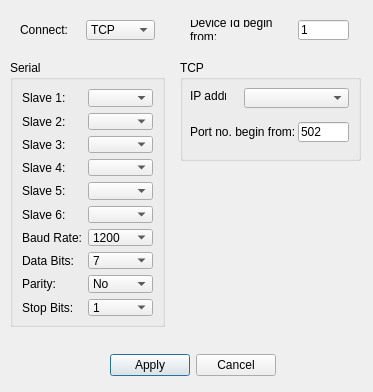
<?xml version="1.0" encoding="UTF-8"?>
<ui version="4.0">
 <class>SettingsDialog</class>
 <widget class="QDialog" name="SettingsDialog">
  <property name="windowModality">
   <enum>Qt::ApplicationModal</enum>
  </property>
  <property name="geometry">
   <rect>
    <x>0</x>
    <y>0</y>
    <width>373</width>
    <height>392</height>
   </rect>
  </property>
  <property name="sizePolicy">
   <sizepolicy hsizetype="Fixed" vsizetype="Fixed">
    <horstretch>0</horstretch>
    <verstretch>0</verstretch>
   </sizepolicy>
  </property>
  <property name="windowTitle">
   <string>Modbus Settings</string>
  </property>
  <property name="styleSheet">
   <string notr="true">font: 8pt &quot;Arial&quot;;</string>
  </property>
  <widget class="QGroupBox" name="groupBox">
   <property name="geometry">
    <rect>
     <x>10</x>
     <y>60</y>
     <width>155</width>
     <height>267</height>
    </rect>
   </property>
   <property name="styleSheet">
    <string notr="true">font: 8pt &quot;Arial&quot;;</string>
   </property>
   <property name="title">
    <string>Serial</string>
   </property>
   <layout class="QGridLayout" name="gridLayout_2">
    <item row="0" column="0">
     <widget class="QLabel" name="label_6">
      <property name="text">
       <string>Slave 1:</string>
      </property>
     </widget>
    </item>
    <item row="2" column="1">
     <widget class="QComboBox" name="comselCombo_3">
      <property name="enabled">
       <bool>true</bool>
      </property>
      <property name="styleSheet">
       <string notr="true">font: 8pt &quot;Arial&quot;;</string>
      </property>
      <property name="editable">
       <bool>false</bool>
      </property>
      <property name="currentText">
       <string/>
      </property>
     </widget>
    </item>
    <item row="15" column="1">
     <widget class="QComboBox" name="parityCombo">
      <property name="enabled">
       <bool>true</bool>
      </property>
      <property name="styleSheet">
       <string notr="true">font: 8pt &quot;Arial&quot;;</string>
      </property>
      <item>
       <property name="text">
        <string>No</string>
       </property>
      </item>
      <item>
       <property name="text">
        <string>Even</string>
       </property>
      </item>
      <item>
       <property name="text">
        <string>Odd</string>
       </property>
      </item>
     </widget>
    </item>
    <item row="0" column="1">
     <widget class="QComboBox" name="comselCombo_1">
      <property name="enabled">
       <bool>true</bool>
      </property>
      <property name="styleSheet">
       <string notr="true">font: 8pt &quot;Arial&quot;;</string>
      </property>
      <property name="editable">
       <bool>false</bool>
      </property>
      <property name="currentText">
       <string/>
      </property>
     </widget>
    </item>
    <item row="2" column="0">
     <widget class="QLabel" name="label_12">
      <property name="text">
       <string>Slave 3:</string>
      </property>
     </widget>
    </item>
    <item row="13" column="1">
     <widget class="QComboBox" name="baudCombo">
      <property name="enabled">
       <bool>true</bool>
      </property>
      <property name="styleSheet">
       <string notr="true">font: 8pt &quot;Arial&quot;;</string>
      </property>
      <item>
       <property name="text">
        <string>1200</string>
       </property>
      </item>
      <item>
       <property name="text">
        <string>2400</string>
       </property>
      </item>
      <item>
       <property name="text">
        <string>4800</string>
       </property>
      </item>
      <item>
       <property name="text">
        <string>9600</string>
       </property>
      </item>
      <item>
       <property name="text">
        <string>19200</string>
       </property>
      </item>
      <item>
       <property name="text">
        <string>38400</string>
       </property>
      </item>
      <item>
       <property name="text">
        <string>57600</string>
       </property>
      </item>
      <item>
       <property name="text">
        <string>115200</string>
       </property>
      </item>
     </widget>
    </item>
    <item row="1" column="1">
     <widget class="QComboBox" name="comselCombo_2">
      <property name="enabled">
       <bool>true</bool>
      </property>
      <property name="styleSheet">
       <string notr="true">font: 8pt &quot;Arial&quot;;</string>
      </property>
      <property name="editable">
       <bool>false</bool>
      </property>
      <property name="currentText">
       <string/>
      </property>
     </widget>
    </item>
    <item row="16" column="0">
     <widget class="QLabel" name="label_5">
      <property name="text">
       <string>Stop Bits:</string>
      </property>
     </widget>
    </item>
    <item row="3" column="1">
     <widget class="QComboBox" name="comselCombo_4">
      <property name="enabled">
       <bool>true</bool>
      </property>
      <property name="styleSheet">
       <string notr="true">font: 8pt &quot;Arial&quot;;</string>
      </property>
      <property name="editable">
       <bool>false</bool>
      </property>
      <property name="currentText">
       <string/>
      </property>
     </widget>
    </item>
    <item row="3" column="0">
     <widget class="QLabel" name="label_13">
      <property name="text">
       <string>Slave 4:</string>
      </property>
     </widget>
    </item>
    <item row="14" column="0">
     <widget class="QLabel" name="label_4">
      <property name="text">
       <string>Data Bits:</string>
      </property>
     </widget>
    </item>
    <item row="16" column="1">
     <widget class="QComboBox" name="stopBitsCombo">
      <property name="enabled">
       <bool>true</bool>
      </property>
      <property name="styleSheet">
       <string notr="true">font: 8pt &quot;Arial&quot;;</string>
      </property>
      <item>
       <property name="text">
        <string>1</string>
       </property>
      </item>
      <item>
       <property name="text">
        <string>2</string>
       </property>
      </item>
     </widget>
    </item>
    <item row="13" column="0">
     <widget class="QLabel" name="label_3">
      <property name="text">
       <string>Baud Rate:</string>
      </property>
     </widget>
    </item>
    <item row="1" column="0">
     <widget class="QLabel" name="label_11">
      <property name="text">
       <string>Slave 2:</string>
      </property>
     </widget>
    </item>
    <item row="5" column="1">
     <widget class="QComboBox" name="comselCombo_5">
      <property name="enabled">
       <bool>true</bool>
      </property>
      <property name="styleSheet">
       <string notr="true">font: 8pt &quot;Arial&quot;;</string>
      </property>
      <property name="editable">
       <bool>false</bool>
      </property>
      <property name="currentText">
       <string/>
      </property>
     </widget>
    </item>
    <item row="8" column="1">
     <widget class="QComboBox" name="comselCombo_6">
      <property name="enabled">
       <bool>true</bool>
      </property>
      <property name="styleSheet">
       <string notr="true">font: 8pt &quot;Arial&quot;;</string>
      </property>
      <property name="editable">
       <bool>false</bool>
      </property>
      <property name="currentText">
       <string/>
      </property>
     </widget>
    </item>
    <item row="14" column="1">
     <widget class="QComboBox" name="dataBitsCombo">
      <property name="enabled">
       <bool>true</bool>
      </property>
      <property name="styleSheet">
       <string notr="true">font: 8pt &quot;Arial&quot;;</string>
      </property>
      <item>
       <property name="text">
        <string>7</string>
       </property>
      </item>
      <item>
       <property name="text">
        <string>8</string>
       </property>
      </item>
     </widget>
    </item>
    <item row="15" column="0">
     <widget class="QLabel" name="label_2">
      <property name="text">
       <string>Parity:</string>
      </property>
     </widget>
    </item>
    <item row="8" column="0">
     <widget class="QLabel" name="label_15">
      <property name="text">
       <string>Slave 6:</string>
      </property>
     </widget>
    </item>
    <item row="5" column="0">
     <widget class="QLabel" name="label_14">
      <property name="text">
       <string>Slave 5:</string>
      </property>
     </widget>
    </item>
   </layout>
  </widget>
  <widget class="QGroupBox" name="groupBox_2">
   <property name="geometry">
    <rect>
     <x>180</x>
     <y>60</y>
     <width>181</width>
     <height>101</height>
    </rect>
   </property>
   <property name="styleSheet">
    <string notr="true">font: 8pt &quot;Arial&quot;;</string>
   </property>
   <property name="title">
    <string>TCP</string>
   </property>
   <widget class="QLabel" name="label_9">
    <property name="geometry">
     <rect>
      <x>10</x>
      <y>28</y>
      <width>36</width>
      <height>16</height>
     </rect>
    </property>
    <property name="text">
     <string>IP addr:</string>
    </property>
   </widget>
   <widget class="QLabel" name="label_7">
    <property name="geometry">
     <rect>
      <x>10</x>
      <y>62</y>
      <width>111</width>
      <height>20</height>
     </rect>
    </property>
    <property name="text">
     <string>Port no. begin from:</string>
    </property>
    <property name="wordWrap">
     <bool>true</bool>
    </property>
   </widget>
   <widget class="IntInputEdit" name="portEdit">
    <property name="geometry">
     <rect>
      <x>118</x>
      <y>62</y>
      <width>51</width>
      <height>20</height>
     </rect>
    </property>
    <property name="cursor">
     <cursorShape>ArrowCursor</cursorShape>
    </property>
    <property name="mouseTracking">
     <bool>false</bool>
    </property>
    <property name="focusPolicy">
     <enum>Qt::NoFocus</enum>
    </property>
    <property name="styleSheet">
     <string notr="true">font: 8pt &quot;Arial&quot;;</string>
    </property>
    <property name="text">
     <string>502</string>
    </property>
    <property name="maxLength">
     <number>5</number>
    </property>
   </widget>
   <widget class="QComboBox" name="ipCombo">
    <property name="geometry">
     <rect>
      <x>64</x>
      <y>28</y>
      <width>105</width>
      <height>20</height>
     </rect>
    </property>
   </widget>
  </widget>
  <widget class="IntInputEdit" name="idEdit">
   <property name="geometry">
    <rect>
     <x>298</x>
     <y>20</y>
     <width>51</width>
     <height>20</height>
    </rect>
   </property>
   <property name="cursor">
    <cursorShape>ArrowCursor</cursorShape>
   </property>
   <property name="mouseTracking">
    <bool>false</bool>
   </property>
   <property name="focusPolicy">
    <enum>Qt::NoFocus</enum>
   </property>
   <property name="styleSheet">
    <string notr="true">font: 8pt &quot;Arial&quot;;</string>
   </property>
   <property name="text">
    <string>1</string>
   </property>
   <property name="maxLength">
    <number>15</number>
   </property>
  </widget>
  <widget class="QLabel" name="label_10">
   <property name="geometry">
    <rect>
     <x>190</x>
     <y>20</y>
     <width>111</width>
     <height>20</height>
    </rect>
   </property>
   <property name="styleSheet">
    <string notr="true">font: 8pt &quot;Arial&quot;;</string>
   </property>
   <property name="text">
    <string>Device Id begin from:</string>
   </property>
   <property name="wordWrap">
    <bool>true</bool>
   </property>
  </widget>
  <widget class="QLabel" name="label_8">
   <property name="geometry">
    <rect>
     <x>20</x>
     <y>20</y>
     <width>60</width>
     <height>20</height>
    </rect>
   </property>
   <property name="styleSheet">
    <string notr="true">font: 8pt &quot;Arial&quot;;</string>
   </property>
   <property name="text">
    <string>Connect:</string>
   </property>
  </widget>
  <widget class="QComboBox" name="conselCombo">
   <property name="geometry">
    <rect>
     <x>86</x>
     <y>20</y>
     <width>69</width>
     <height>20</height>
    </rect>
   </property>
   <property name="styleSheet">
    <string notr="true">font: 8pt &quot;Arial&quot;;</string>
   </property>
   <property name="editable">
    <bool>false</bool>
   </property>
   <property name="currentText">
    <string>TCP</string>
   </property>
   <item>
    <property name="text">
     <string>TCP</string>
    </property>
   </item>
   <item>
    <property name="text">
     <string>Serial</string>
    </property>
   </item>
  </widget>
  <widget class="QWidget" name="layoutWidget">
   <property name="geometry">
    <rect>
     <x>110</x>
     <y>350</y>
     <width>166</width>
     <height>31</height>
    </rect>
   </property>
   <layout class="QGridLayout" name="gridLayout_3">
    <item row="0" column="0">
     <widget class="QPushButton" name="applyButton">
      <property name="styleSheet">
       <string notr="true">font: 8pt &quot;Arial&quot;;</string>
      </property>
      <property name="text">
       <string>Apply</string>
      </property>
     </widget>
    </item>
    <item row="0" column="1">
     <widget class="QPushButton" name="cancelButton">
      <property name="styleSheet">
       <string notr="true">font: 8pt &quot;Arial&quot;;</string>
      </property>
      <property name="text">
       <string>Cancel</string>
      </property>
     </widget>
    </item>
   </layout>
  </widget>
 </widget>
 <customwidgets>
  <customwidget>
   <class>IntInputEdit</class>
   <extends>QLineEdit</extends>
   <header>intinputedit.h</header>
  </customwidget>
 </customwidgets>
 <tabstops>
  <tabstop>applyButton</tabstop>
  <tabstop>cancelButton</tabstop>
  <tabstop>conselCombo</tabstop>
  <tabstop>idEdit</tabstop>
  <tabstop>comselCombo_1</tabstop>
  <tabstop>baudCombo</tabstop>
  <tabstop>dataBitsCombo</tabstop>
  <tabstop>parityCombo</tabstop>
  <tabstop>stopBitsCombo</tabstop>
  <tabstop>portEdit</tabstop>
 </tabstops>
 <resources/>
 <connections/>
</ui>
